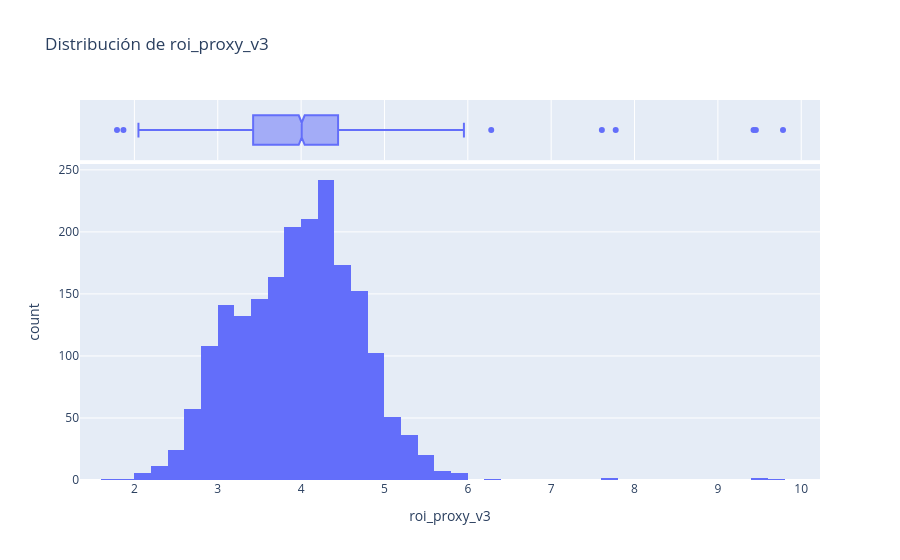

Notebook cell for this chart:
### Markdown cell above
### Historigrama frente a boxplot proxy_roi_v3

### Code cell
fig = px.histogram(
    df,
    x="roi_proxy_v3",
    nbins=60,
    marginal="box",
    title="Distribución de roi_proxy_v3"
)

fig.show()

### Figure 1 — Plotly figure (JSON) as saved in the notebook; plotly's stock layout.template omitted (floating-point values rounded to 4 significant figures; data arrays with more than 128 entries replaced by an {"elided": "..."} marker saying what was removed)
{"data": [{"bingroup": "x", "hovertemplate": "roi_proxy_v3=%{x}<br>count=%{y}<extra></extra>", "legendgroup": "", "marker": {"color": "#636efa", "pattern": {"shape": ""}}, "name": "", "nbinsx": 60, "orientation": "v", "showlegend": false, "type": "histogram", "x": {"elided": "2000 float values"}, "xaxis": "x", "yaxis": "y"}, {"hovertemplate": "roi_proxy_v3=%{x}<extra></extra>", "legendgroup": "", "marker": {"color": "#636efa"}, "name": "", "notched": true, "showlegend": false, "type": "box", "x": {"elided": "2000 float values"}, "xaxis": "x2", "yaxis": "y2"}], "layout": {"barmode": "relative", "legend": {"tracegroupgap": 0}, "title": {"text": "Distribución de roi_proxy_v3"}, "xaxis": {"anchor": "y", "domain": [0, 1], "title": {"text": "roi_proxy_v3"}}, "xaxis2": {"anchor": "y2", "domain": [0, 1], "matches": "x", "showgrid": true, "showticklabels": false}, "yaxis": {"anchor": "x", "domain": [0, 0.8316], "title": {"text": "count"}}, "yaxis2": {"anchor": "x2", "domain": [0.8416, 1], "matches": "y2", "showgrid": false, "showline": false, "showticklabels": false, "ticks": ""}}}
